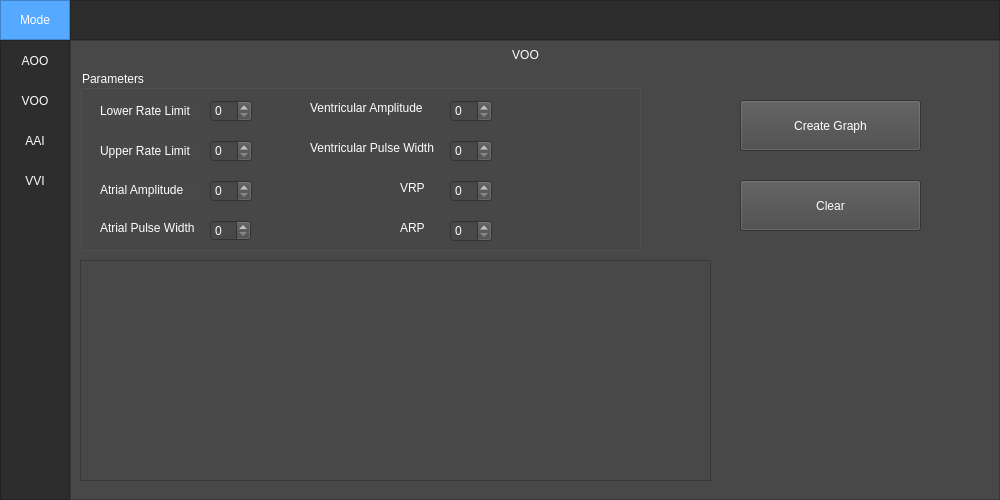
<?xml version="1.0" encoding="UTF-8"?>
<ui version="4.0">
 <class>MainWindow</class>
 <widget class="QMainWindow" name="MainWindow">
  <property name="geometry">
   <rect>
    <x>0</x>
    <y>0</y>
    <width>1000</width>
    <height>500</height>
   </rect>
  </property>
  <property name="windowTitle">
   <string>MainWindow</string>
  </property>
  <widget class="QWidget" name="centralwidget">
   <layout class="QVBoxLayout" name="verticalLayout">
    <property name="spacing">
     <number>0</number>
    </property>
    <property name="leftMargin">
     <number>0</number>
    </property>
    <property name="topMargin">
     <number>0</number>
    </property>
    <property name="rightMargin">
     <number>0</number>
    </property>
    <property name="bottomMargin">
     <number>0</number>
    </property>
    <item>
     <widget class="QFrame" name="Top_Bar">
      <property name="maximumSize">
       <size>
        <width>16777215</width>
        <height>40</height>
       </size>
      </property>
      <property name="autoFillBackground">
       <bool>false</bool>
      </property>
      <property name="styleSheet">
       <string notr="true">background-color: rgb(45, 45, 45);</string>
      </property>
      <property name="frameShape">
       <enum>QFrame::NoFrame</enum>
      </property>
      <property name="frameShadow">
       <enum>QFrame::Raised</enum>
      </property>
      <layout class="QHBoxLayout" name="horizontalLayout">
       <property name="spacing">
        <number>0</number>
       </property>
       <property name="leftMargin">
        <number>0</number>
       </property>
       <property name="topMargin">
        <number>0</number>
       </property>
       <property name="rightMargin">
        <number>0</number>
       </property>
       <property name="bottomMargin">
        <number>0</number>
       </property>
       <item>
        <widget class="QFrame" name="frame_toggle">
         <property name="maximumSize">
          <size>
           <width>70</width>
           <height>40</height>
          </size>
         </property>
         <property name="styleSheet">
          <string notr="true">background-color: rgb(85, 170, 255);</string>
         </property>
         <property name="frameShape">
          <enum>QFrame::StyledPanel</enum>
         </property>
         <property name="frameShadow">
          <enum>QFrame::Raised</enum>
         </property>
         <layout class="QVBoxLayout" name="verticalLayout_2">
          <property name="spacing">
           <number>0</number>
          </property>
          <property name="leftMargin">
           <number>0</number>
          </property>
          <property name="topMargin">
           <number>0</number>
          </property>
          <property name="rightMargin">
           <number>0</number>
          </property>
          <property name="bottomMargin">
           <number>0</number>
          </property>
          <item>
           <widget class="QPushButton" name="Btn_Toggle">
            <property name="sizePolicy">
             <sizepolicy hsizetype="Expanding" vsizetype="Expanding">
              <horstretch>0</horstretch>
              <verstretch>0</verstretch>
             </sizepolicy>
            </property>
            <property name="styleSheet">
             <string notr="true">color: rgb(255, 255, 255);
border: 0px solid;</string>
            </property>
            <property name="text">
             <string>Mode</string>
            </property>
           </widget>
          </item>
         </layout>
        </widget>
       </item>
       <item>
        <widget class="QFrame" name="frame_top">
         <property name="frameShape">
          <enum>QFrame::StyledPanel</enum>
         </property>
         <property name="frameShadow">
          <enum>QFrame::Raised</enum>
         </property>
        </widget>
       </item>
      </layout>
     </widget>
    </item>
    <item>
     <widget class="QFrame" name="Content">
      <property name="styleSheet">
       <string notr="true">background-color: rgb(72, 72, 72);</string>
      </property>
      <property name="frameShape">
       <enum>QFrame::NoFrame</enum>
      </property>
      <property name="frameShadow">
       <enum>QFrame::Raised</enum>
      </property>
      <layout class="QHBoxLayout" name="horizontalLayout_2">
       <property name="spacing">
        <number>0</number>
       </property>
       <property name="leftMargin">
        <number>0</number>
       </property>
       <property name="topMargin">
        <number>0</number>
       </property>
       <property name="rightMargin">
        <number>0</number>
       </property>
       <property name="bottomMargin">
        <number>0</number>
       </property>
       <item>
        <widget class="QFrame" name="frame_left_menu">
         <property name="minimumSize">
          <size>
           <width>70</width>
           <height>0</height>
          </size>
         </property>
         <property name="maximumSize">
          <size>
           <width>70</width>
           <height>16777215</height>
          </size>
         </property>
         <property name="styleSheet">
          <string notr="true">background-color: rgb(45, 45, 45);</string>
         </property>
         <property name="frameShape">
          <enum>QFrame::StyledPanel</enum>
         </property>
         <property name="frameShadow">
          <enum>QFrame::Raised</enum>
         </property>
         <layout class="QVBoxLayout" name="verticalLayout_3">
          <property name="spacing">
           <number>6</number>
          </property>
          <property name="leftMargin">
           <number>0</number>
          </property>
          <property name="topMargin">
           <number>0</number>
          </property>
          <property name="rightMargin">
           <number>0</number>
          </property>
          <property name="bottomMargin">
           <number>0</number>
          </property>
          <item alignment="Qt::AlignTop">
           <widget class="QFrame" name="frame_top_menus">
            <property name="frameShape">
             <enum>QFrame::NoFrame</enum>
            </property>
            <property name="frameShadow">
             <enum>QFrame::Raised</enum>
            </property>
            <layout class="QVBoxLayout" name="verticalLayout_4">
             <property name="spacing">
              <number>0</number>
             </property>
             <property name="leftMargin">
              <number>0</number>
             </property>
             <property name="topMargin">
              <number>0</number>
             </property>
             <property name="rightMargin">
              <number>0</number>
             </property>
             <property name="bottomMargin">
              <number>0</number>
             </property>
             <item>
              <widget class="QPushButton" name="btn_page_1">
               <property name="minimumSize">
                <size>
                 <width>0</width>
                 <height>40</height>
                </size>
               </property>
               <property name="styleSheet">
                <string notr="true">QPushButton{
	color: rgb(255, 255, 255);
	background-color: rgb(45, 45, 45);
	border: 0px solid;
}
</string>
               </property>
               <property name="text">
                <string>AOO</string>
               </property>
              </widget>
             </item>
             <item>
              <widget class="QPushButton" name="btn_page_2">
               <property name="minimumSize">
                <size>
                 <width>0</width>
                 <height>40</height>
                </size>
               </property>
               <property name="styleSheet">
                <string notr="true">QPushButton{
	color: rgb(255, 255, 255);
	background-color: rgb(45, 45, 45);
	border: 0px solid;
}
</string>
               </property>
               <property name="text">
                <string>VOO</string>
               </property>
              </widget>
             </item>
             <item>
              <widget class="QPushButton" name="btn_page_3">
               <property name="minimumSize">
                <size>
                 <width>0</width>
                 <height>40</height>
                </size>
               </property>
               <property name="styleSheet">
                <string notr="true">QPushButton{
	color: rgb(255, 255, 255);
	background-color: rgb(45, 45, 45);
	border: 0px solid;
}
</string>
               </property>
               <property name="text">
                <string>AAI</string>
               </property>
              </widget>
             </item>
             <item>
              <widget class="QPushButton" name="btn_page_4">
               <property name="minimumSize">
                <size>
                 <width>0</width>
                 <height>40</height>
                </size>
               </property>
               <property name="styleSheet">
                <string notr="true">QPushButton{
	color: rgb(255, 255, 255);
	background-color: rgb(45, 45, 45);
	border: 0px solid;
}
</string>
               </property>
               <property name="text">
                <string>VVI</string>
               </property>
              </widget>
             </item>
            </layout>
           </widget>
          </item>
         </layout>
        </widget>
       </item>
       <item>
        <widget class="QFrame" name="frame_pages">
         <property name="frameShape">
          <enum>QFrame::StyledPanel</enum>
         </property>
         <property name="frameShadow">
          <enum>QFrame::Raised</enum>
         </property>
         <layout class="QVBoxLayout" name="verticalLayout_5">
          <item>
           <widget class="QStackedWidget" name="Pages_Widget">
            <property name="currentIndex">
             <number>3</number>
            </property>
            <widget class="QWidget" name="page_1">
             <widget class="QPushButton" name="pushButton_13">
              <property name="geometry">
               <rect>
                <x>660</x>
                <y>50</y>
                <width>181</width>
                <height>51</height>
               </rect>
              </property>
              <property name="styleSheet">
               <string notr="true">color: rgb(255, 255, 255);
font: 700 14pt &quot;Segoe UI&quot;;</string>
              </property>
              <property name="text">
               <string>Create Graph</string>
              </property>
             </widget>
             <widget class="QLabel" name="label_55">
              <property name="geometry">
               <rect>
                <x>390</x>
                <y>-10</y>
                <width>111</width>
                <height>31</height>
               </rect>
              </property>
              <property name="styleSheet">
               <string notr="true">color: rgb(255, 255, 255);
font: 700 14pt &quot;Segoe UI&quot;;
</string>
              </property>
              <property name="text">
               <string>&lt;html&gt;&lt;head/&gt;&lt;body&gt;&lt;p&gt;AOO&lt;/p&gt;&lt;/body&gt;&lt;/html&gt;</string>
              </property>
              <property name="alignment">
               <set>Qt::AlignCenter</set>
              </property>
             </widget>
             <widget class="PlotWidget" name="graphicsView_7">
              <property name="geometry">
               <rect>
                <x>0</x>
                <y>210</y>
                <width>631</width>
                <height>221</height>
               </rect>
              </property>
             </widget>
             <widget class="QPushButton" name="pushButton_14">
              <property name="geometry">
               <rect>
                <x>660</x>
                <y>130</y>
                <width>181</width>
                <height>51</height>
               </rect>
              </property>
              <property name="styleSheet">
               <string notr="true">color: rgb(255, 255, 255);
font: 700 14pt &quot;Segoe UI&quot;;</string>
              </property>
              <property name="text">
               <string>Clear</string>
              </property>
             </widget>
             <widget class="QGroupBox" name="groupBox_7">
              <property name="geometry">
               <rect>
                <x>0</x>
                <y>20</y>
                <width>561</width>
                <height>181</height>
               </rect>
              </property>
              <property name="styleSheet">
               <string notr="true">color: rgb(255, 255, 255);</string>
              </property>
              <property name="title">
               <string>Parameters</string>
              </property>
              <widget class="QLabel" name="label_56">
               <property name="geometry">
                <rect>
                 <x>20</x>
                 <y>30</y>
                 <width>101</width>
                 <height>21</height>
                </rect>
               </property>
               <property name="text">
                <string>Lower Rate Limit</string>
               </property>
              </widget>
              <widget class="QLabel" name="label_57">
               <property name="geometry">
                <rect>
                 <x>20</x>
                 <y>70</y>
                 <width>101</width>
                 <height>21</height>
                </rect>
               </property>
               <property name="text">
                <string>Upper Rate Limit</string>
               </property>
              </widget>
              <widget class="QLabel" name="label_58">
               <property name="geometry">
                <rect>
                 <x>20</x>
                 <y>110</y>
                 <width>101</width>
                 <height>20</height>
                </rect>
               </property>
               <property name="text">
                <string>Atrial Amplitude</string>
               </property>
              </widget>
              <widget class="QLabel" name="label_59">
               <property name="geometry">
                <rect>
                 <x>20</x>
                 <y>150</y>
                 <width>101</width>
                 <height>16</height>
                </rect>
               </property>
               <property name="text">
                <string>Atrial Pulse Width</string>
               </property>
              </widget>
              <widget class="QLabel" name="label_60">
               <property name="geometry">
                <rect>
                 <x>230</x>
                 <y>30</y>
                 <width>121</width>
                 <height>16</height>
                </rect>
               </property>
               <property name="text">
                <string>Ventricular Amplitude</string>
               </property>
              </widget>
              <widget class="QLabel" name="label_61">
               <property name="geometry">
                <rect>
                 <x>230</x>
                 <y>70</y>
                 <width>131</width>
                 <height>16</height>
                </rect>
               </property>
               <property name="text">
                <string>Ventricular Pulse Width</string>
               </property>
              </widget>
              <widget class="QLabel" name="label_62">
               <property name="geometry">
                <rect>
                 <x>320</x>
                 <y>110</y>
                 <width>31</width>
                 <height>16</height>
                </rect>
               </property>
               <property name="text">
                <string>VRP</string>
               </property>
              </widget>
              <widget class="QLabel" name="label_63">
               <property name="geometry">
                <rect>
                 <x>320</x>
                 <y>150</y>
                 <width>31</width>
                 <height>16</height>
                </rect>
               </property>
               <property name="text">
                <string>ARP</string>
               </property>
              </widget>
              <widget class="QSpinBox" name="spinBox_49">
               <property name="geometry">
                <rect>
                 <x>130</x>
                 <y>30</y>
                 <width>42</width>
                 <height>22</height>
                </rect>
               </property>
              </widget>
              <widget class="QSpinBox" name="spinBox_50">
               <property name="geometry">
                <rect>
                 <x>130</x>
                 <y>70</y>
                 <width>42</width>
                 <height>22</height>
                </rect>
               </property>
              </widget>
              <widget class="QSpinBox" name="spinBox_51">
               <property name="geometry">
                <rect>
                 <x>130</x>
                 <y>110</y>
                 <width>42</width>
                 <height>22</height>
                </rect>
               </property>
              </widget>
              <widget class="QSpinBox" name="spinBox_52">
               <property name="geometry">
                <rect>
                 <x>130</x>
                 <y>150</y>
                 <width>41</width>
                 <height>21</height>
                </rect>
               </property>
              </widget>
              <widget class="QSpinBox" name="spinBox_53">
               <property name="geometry">
                <rect>
                 <x>370</x>
                 <y>30</y>
                 <width>42</width>
                 <height>22</height>
                </rect>
               </property>
              </widget>
              <widget class="QSpinBox" name="spinBox_54">
               <property name="geometry">
                <rect>
                 <x>370</x>
                 <y>70</y>
                 <width>42</width>
                 <height>22</height>
                </rect>
               </property>
              </widget>
              <widget class="QSpinBox" name="spinBox_55">
               <property name="geometry">
                <rect>
                 <x>370</x>
                 <y>110</y>
                 <width>42</width>
                 <height>22</height>
                </rect>
               </property>
              </widget>
              <widget class="QSpinBox" name="spinBox_56">
               <property name="geometry">
                <rect>
                 <x>370</x>
                 <y>150</y>
                 <width>42</width>
                 <height>22</height>
                </rect>
               </property>
              </widget>
             </widget>
            </widget>
            <widget class="QWidget" name="page_4">
             <widget class="QGroupBox" name="groupBox">
              <property name="geometry">
               <rect>
                <x>0</x>
                <y>20</y>
                <width>561</width>
                <height>181</height>
               </rect>
              </property>
              <property name="styleSheet">
               <string notr="true">color: rgb(255, 255, 255);</string>
              </property>
              <property name="title">
               <string>Parameters</string>
              </property>
              <widget class="QLabel" name="label_2">
               <property name="geometry">
                <rect>
                 <x>20</x>
                 <y>30</y>
                 <width>101</width>
                 <height>21</height>
                </rect>
               </property>
               <property name="text">
                <string>Lower Rate Limit</string>
               </property>
              </widget>
              <widget class="QLabel" name="label_3">
               <property name="geometry">
                <rect>
                 <x>20</x>
                 <y>70</y>
                 <width>101</width>
                 <height>21</height>
                </rect>
               </property>
               <property name="text">
                <string>Upper Rate Limit</string>
               </property>
              </widget>
              <widget class="QLabel" name="label_4">
               <property name="geometry">
                <rect>
                 <x>20</x>
                 <y>110</y>
                 <width>101</width>
                 <height>20</height>
                </rect>
               </property>
               <property name="text">
                <string>Atrial Amplitude</string>
               </property>
              </widget>
              <widget class="QLabel" name="label_5">
               <property name="geometry">
                <rect>
                 <x>20</x>
                 <y>150</y>
                 <width>101</width>
                 <height>16</height>
                </rect>
               </property>
               <property name="text">
                <string>Atrial Pulse Width</string>
               </property>
              </widget>
              <widget class="QLabel" name="label_6">
               <property name="geometry">
                <rect>
                 <x>230</x>
                 <y>30</y>
                 <width>121</width>
                 <height>16</height>
                </rect>
               </property>
               <property name="text">
                <string>Ventricular Amplitude</string>
               </property>
              </widget>
              <widget class="QLabel" name="label_7">
               <property name="geometry">
                <rect>
                 <x>230</x>
                 <y>70</y>
                 <width>131</width>
                 <height>16</height>
                </rect>
               </property>
               <property name="text">
                <string>Ventricular Pulse Width</string>
               </property>
              </widget>
              <widget class="QLabel" name="label_8">
               <property name="geometry">
                <rect>
                 <x>320</x>
                 <y>110</y>
                 <width>31</width>
                 <height>16</height>
                </rect>
               </property>
               <property name="text">
                <string>VRP</string>
               </property>
              </widget>
              <widget class="QLabel" name="label_9">
               <property name="geometry">
                <rect>
                 <x>320</x>
                 <y>150</y>
                 <width>31</width>
                 <height>16</height>
                </rect>
               </property>
               <property name="text">
                <string>ARP</string>
               </property>
              </widget>
              <widget class="QSpinBox" name="spinBox">
               <property name="geometry">
                <rect>
                 <x>130</x>
                 <y>30</y>
                 <width>42</width>
                 <height>22</height>
                </rect>
               </property>
              </widget>
              <widget class="QSpinBox" name="spinBox_2">
               <property name="geometry">
                <rect>
                 <x>130</x>
                 <y>70</y>
                 <width>42</width>
                 <height>22</height>
                </rect>
               </property>
              </widget>
              <widget class="QSpinBox" name="spinBox_3">
               <property name="geometry">
                <rect>
                 <x>130</x>
                 <y>110</y>
                 <width>42</width>
                 <height>22</height>
                </rect>
               </property>
              </widget>
              <widget class="QSpinBox" name="spinBox_4">
               <property name="geometry">
                <rect>
                 <x>130</x>
                 <y>150</y>
                 <width>41</width>
                 <height>21</height>
                </rect>
               </property>
              </widget>
              <widget class="QSpinBox" name="spinBox_5">
               <property name="geometry">
                <rect>
                 <x>370</x>
                 <y>30</y>
                 <width>42</width>
                 <height>22</height>
                </rect>
               </property>
              </widget>
              <widget class="QSpinBox" name="spinBox_6">
               <property name="geometry">
                <rect>
                 <x>370</x>
                 <y>70</y>
                 <width>42</width>
                 <height>22</height>
                </rect>
               </property>
              </widget>
              <widget class="QSpinBox" name="spinBox_7">
               <property name="geometry">
                <rect>
                 <x>370</x>
                 <y>110</y>
                 <width>42</width>
                 <height>22</height>
                </rect>
               </property>
              </widget>
              <widget class="QSpinBox" name="spinBox_8">
               <property name="geometry">
                <rect>
                 <x>370</x>
                 <y>150</y>
                 <width>42</width>
                 <height>22</height>
                </rect>
               </property>
              </widget>
             </widget>
             <widget class="QLabel" name="label">
              <property name="geometry">
               <rect>
                <x>390</x>
                <y>-10</y>
                <width>111</width>
                <height>31</height>
               </rect>
              </property>
              <property name="styleSheet">
               <string notr="true">font: 700 14pt &quot;Segoe UI&quot;;
color: rgb(255, 255, 255);</string>
              </property>
              <property name="text">
               <string>&lt;html&gt;&lt;head/&gt;&lt;body&gt;&lt;p&gt;&lt;span style=&quot; font-size:16pt; font-weight:700; color:#ffffff;&quot;&gt;VVI&lt;/span&gt;&lt;/p&gt;&lt;/body&gt;&lt;/html&gt;</string>
              </property>
              <property name="alignment">
               <set>Qt::AlignCenter</set>
              </property>
             </widget>
             <widget class="PlotWidget" name="graphicsView">
              <property name="geometry">
               <rect>
                <x>0</x>
                <y>210</y>
                <width>631</width>
                <height>221</height>
               </rect>
              </property>
             </widget>
             <widget class="QPushButton" name="pushButton">
              <property name="geometry">
               <rect>
                <x>660</x>
                <y>50</y>
                <width>181</width>
                <height>51</height>
               </rect>
              </property>
              <property name="styleSheet">
               <string notr="true">color: rgb(255, 255, 255);
font: 700 14pt &quot;Segoe UI&quot;;</string>
              </property>
              <property name="text">
               <string>Create Graph</string>
              </property>
             </widget>
             <widget class="QPushButton" name="pushButton_2">
              <property name="geometry">
               <rect>
                <x>660</x>
                <y>130</y>
                <width>181</width>
                <height>51</height>
               </rect>
              </property>
              <property name="styleSheet">
               <string notr="true">color: rgb(255, 255, 255);
font: 700 14pt &quot;Segoe UI&quot;;</string>
              </property>
              <property name="text">
               <string>Clear</string>
              </property>
             </widget>
            </widget>
            <widget class="QWidget" name="page_3">
             <widget class="QPushButton" name="pushButton_9">
              <property name="geometry">
               <rect>
                <x>660</x>
                <y>50</y>
                <width>181</width>
                <height>51</height>
               </rect>
              </property>
              <property name="styleSheet">
               <string notr="true">color: rgb(255, 255, 255);
font: 700 14pt &quot;Segoe UI&quot;;</string>
              </property>
              <property name="text">
               <string>Create Graph</string>
              </property>
             </widget>
             <widget class="QLabel" name="label_37">
              <property name="geometry">
               <rect>
                <x>390</x>
                <y>-10</y>
                <width>111</width>
                <height>31</height>
               </rect>
              </property>
              <property name="styleSheet">
               <string notr="true">font: 700 14pt &quot;Segoe UI&quot;;
color: rgb(255, 255, 255);</string>
              </property>
              <property name="text">
               <string>&lt;html&gt;&lt;head/&gt;&lt;body&gt;&lt;p&gt;AAI&lt;/p&gt;&lt;/body&gt;&lt;/html&gt;</string>
              </property>
              <property name="alignment">
               <set>Qt::AlignCenter</set>
              </property>
             </widget>
             <widget class="PlotWidget" name="graphicsView_5">
              <property name="geometry">
               <rect>
                <x>0</x>
                <y>210</y>
                <width>631</width>
                <height>221</height>
               </rect>
              </property>
             </widget>
             <widget class="QPushButton" name="pushButton_10">
              <property name="geometry">
               <rect>
                <x>660</x>
                <y>130</y>
                <width>181</width>
                <height>51</height>
               </rect>
              </property>
              <property name="styleSheet">
               <string notr="true">color: rgb(255, 255, 255);
font: 700 14pt &quot;Segoe UI&quot;;</string>
              </property>
              <property name="text">
               <string>Clear</string>
              </property>
             </widget>
             <widget class="QGroupBox" name="groupBox_5">
              <property name="geometry">
               <rect>
                <x>0</x>
                <y>20</y>
                <width>561</width>
                <height>181</height>
               </rect>
              </property>
              <property name="styleSheet">
               <string notr="true">color: rgb(255, 255, 255);</string>
              </property>
              <property name="title">
               <string>Parameters</string>
              </property>
              <widget class="QLabel" name="label_38">
               <property name="geometry">
                <rect>
                 <x>20</x>
                 <y>30</y>
                 <width>101</width>
                 <height>21</height>
                </rect>
               </property>
               <property name="text">
                <string>Lower Rate Limit</string>
               </property>
              </widget>
              <widget class="QLabel" name="label_39">
               <property name="geometry">
                <rect>
                 <x>20</x>
                 <y>70</y>
                 <width>101</width>
                 <height>21</height>
                </rect>
               </property>
               <property name="text">
                <string>Upper Rate Limit</string>
               </property>
              </widget>
              <widget class="QLabel" name="label_40">
               <property name="geometry">
                <rect>
                 <x>20</x>
                 <y>110</y>
                 <width>101</width>
                 <height>20</height>
                </rect>
               </property>
               <property name="text">
                <string>Atrial Amplitude</string>
               </property>
              </widget>
              <widget class="QLabel" name="label_41">
               <property name="geometry">
                <rect>
                 <x>20</x>
                 <y>150</y>
                 <width>101</width>
                 <height>16</height>
                </rect>
               </property>
               <property name="text">
                <string>Atrial Pulse Width</string>
               </property>
              </widget>
              <widget class="QLabel" name="label_42">
               <property name="geometry">
                <rect>
                 <x>230</x>
                 <y>30</y>
                 <width>121</width>
                 <height>16</height>
                </rect>
               </property>
               <property name="text">
                <string>Ventricular Amplitude</string>
               </property>
              </widget>
              <widget class="QLabel" name="label_43">
               <property name="geometry">
                <rect>
                 <x>230</x>
                 <y>70</y>
                 <width>131</width>
                 <height>16</height>
                </rect>
               </property>
               <property name="text">
                <string>Ventricular Pulse Width</string>
               </property>
              </widget>
              <widget class="QLabel" name="label_44">
               <property name="geometry">
                <rect>
                 <x>320</x>
                 <y>110</y>
                 <width>31</width>
                 <height>16</height>
                </rect>
               </property>
               <property name="text">
                <string>VRP</string>
               </property>
              </widget>
              <widget class="QLabel" name="label_45">
               <property name="geometry">
                <rect>
                 <x>320</x>
                 <y>150</y>
                 <width>31</width>
                 <height>16</height>
                </rect>
               </property>
               <property name="text">
                <string>ARP</string>
               </property>
              </widget>
              <widget class="QSpinBox" name="spinBox_33">
               <property name="geometry">
                <rect>
                 <x>130</x>
                 <y>30</y>
                 <width>42</width>
                 <height>22</height>
                </rect>
               </property>
              </widget>
              <widget class="QSpinBox" name="spinBox_34">
               <property name="geometry">
                <rect>
                 <x>130</x>
                 <y>70</y>
                 <width>42</width>
                 <height>22</height>
                </rect>
               </property>
              </widget>
              <widget class="QSpinBox" name="spinBox_35">
               <property name="geometry">
                <rect>
                 <x>130</x>
                 <y>110</y>
                 <width>42</width>
                 <height>22</height>
                </rect>
               </property>
              </widget>
              <widget class="QSpinBox" name="spinBox_36">
               <property name="geometry">
                <rect>
                 <x>130</x>
                 <y>150</y>
                 <width>41</width>
                 <height>21</height>
                </rect>
               </property>
              </widget>
              <widget class="QSpinBox" name="spinBox_37">
               <property name="geometry">
                <rect>
                 <x>370</x>
                 <y>30</y>
                 <width>42</width>
                 <height>22</height>
                </rect>
               </property>
              </widget>
              <widget class="QSpinBox" name="spinBox_38">
               <property name="geometry">
                <rect>
                 <x>370</x>
                 <y>70</y>
                 <width>42</width>
                 <height>22</height>
                </rect>
               </property>
              </widget>
              <widget class="QSpinBox" name="spinBox_39">
               <property name="geometry">
                <rect>
                 <x>370</x>
                 <y>110</y>
                 <width>42</width>
                 <height>22</height>
                </rect>
               </property>
              </widget>
              <widget class="QSpinBox" name="spinBox_40">
               <property name="geometry">
                <rect>
                 <x>370</x>
                 <y>150</y>
                 <width>42</width>
                 <height>22</height>
                </rect>
               </property>
              </widget>
             </widget>
            </widget>
            <widget class="QWidget" name="page_2">
             <widget class="QPushButton" name="pushButton_11">
              <property name="geometry">
               <rect>
                <x>660</x>
                <y>50</y>
                <width>181</width>
                <height>51</height>
               </rect>
              </property>
              <property name="styleSheet">
               <string notr="true">color: rgb(255, 255, 255);
font: 700 14pt &quot;Segoe UI&quot;;</string>
              </property>
              <property name="text">
               <string>Create Graph</string>
              </property>
             </widget>
             <widget class="QLabel" name="label_46">
              <property name="geometry">
               <rect>
                <x>390</x>
                <y>-10</y>
                <width>111</width>
                <height>31</height>
               </rect>
              </property>
              <property name="styleSheet">
               <string notr="true">font: 700 14pt &quot;Segoe UI&quot;;
color: rgb(255, 255, 255);</string>
              </property>
              <property name="text">
               <string>&lt;html&gt;&lt;head/&gt;&lt;body&gt;&lt;p&gt;VOO&lt;/p&gt;&lt;/body&gt;&lt;/html&gt;</string>
              </property>
              <property name="alignment">
               <set>Qt::AlignCenter</set>
              </property>
             </widget>
             <widget class="PlotWidget" name="graphicsView_6">
              <property name="geometry">
               <rect>
                <x>0</x>
                <y>210</y>
                <width>631</width>
                <height>221</height>
               </rect>
              </property>
             </widget>
             <widget class="QPushButton" name="pushButton_12">
              <property name="geometry">
               <rect>
                <x>660</x>
                <y>130</y>
                <width>181</width>
                <height>51</height>
               </rect>
              </property>
              <property name="styleSheet">
               <string notr="true">color: rgb(255, 255, 255);
font: 700 14pt &quot;Segoe UI&quot;;</string>
              </property>
              <property name="text">
               <string>Clear</string>
              </property>
             </widget>
             <widget class="QGroupBox" name="groupBox_6">
              <property name="geometry">
               <rect>
                <x>0</x>
                <y>20</y>
                <width>561</width>
                <height>181</height>
               </rect>
              </property>
              <property name="styleSheet">
               <string notr="true">color: rgb(255, 255, 255);</string>
              </property>
              <property name="title">
               <string>Parameters</string>
              </property>
              <widget class="QLabel" name="label_47">
               <property name="geometry">
                <rect>
                 <x>20</x>
                 <y>30</y>
                 <width>101</width>
                 <height>21</height>
                </rect>
               </property>
               <property name="text">
                <string>Lower Rate Limit</string>
               </property>
              </widget>
              <widget class="QLabel" name="label_48">
               <property name="geometry">
                <rect>
                 <x>20</x>
                 <y>70</y>
                 <width>101</width>
                 <height>21</height>
                </rect>
               </property>
               <property name="text">
                <string>Upper Rate Limit</string>
               </property>
              </widget>
              <widget class="QLabel" name="label_49">
               <property name="geometry">
                <rect>
                 <x>20</x>
                 <y>110</y>
                 <width>101</width>
                 <height>20</height>
                </rect>
               </property>
               <property name="text">
                <string>Atrial Amplitude</string>
               </property>
              </widget>
              <widget class="QLabel" name="label_50">
               <property name="geometry">
                <rect>
                 <x>20</x>
                 <y>150</y>
                 <width>101</width>
                 <height>16</height>
                </rect>
               </property>
               <property name="text">
                <string>Atrial Pulse Width</string>
               </property>
              </widget>
              <widget class="QLabel" name="label_51">
               <property name="geometry">
                <rect>
                 <x>230</x>
                 <y>30</y>
                 <width>121</width>
                 <height>16</height>
                </rect>
               </property>
               <property name="text">
                <string>Ventricular Amplitude</string>
               </property>
              </widget>
              <widget class="QLabel" name="label_52">
               <property name="geometry">
                <rect>
                 <x>230</x>
                 <y>70</y>
                 <width>131</width>
                 <height>16</height>
                </rect>
               </property>
               <property name="text">
                <string>Ventricular Pulse Width</string>
               </property>
              </widget>
              <widget class="QLabel" name="label_53">
               <property name="geometry">
                <rect>
                 <x>320</x>
                 <y>110</y>
                 <width>31</width>
                 <height>16</height>
                </rect>
               </property>
               <property name="text">
                <string>VRP</string>
               </property>
              </widget>
              <widget class="QLabel" name="label_54">
               <property name="geometry">
                <rect>
                 <x>320</x>
                 <y>150</y>
                 <width>31</width>
                 <height>16</height>
                </rect>
               </property>
               <property name="text">
                <string>ARP</string>
               </property>
              </widget>
              <widget class="QSpinBox" name="spinBox_41">
               <property name="geometry">
                <rect>
                 <x>130</x>
                 <y>30</y>
                 <width>42</width>
                 <height>22</height>
                </rect>
               </property>
              </widget>
              <widget class="QSpinBox" name="spinBox_42">
               <property name="geometry">
                <rect>
                 <x>130</x>
                 <y>70</y>
                 <width>42</width>
                 <height>22</height>
                </rect>
               </property>
              </widget>
              <widget class="QSpinBox" name="spinBox_43">
               <property name="geometry">
                <rect>
                 <x>130</x>
                 <y>110</y>
                 <width>42</width>
                 <height>22</height>
                </rect>
               </property>
              </widget>
              <widget class="QSpinBox" name="spinBox_44">
               <property name="geometry">
                <rect>
                 <x>130</x>
                 <y>150</y>
                 <width>41</width>
                 <height>21</height>
                </rect>
               </property>
              </widget>
              <widget class="QSpinBox" name="spinBox_45">
               <property name="geometry">
                <rect>
                 <x>370</x>
                 <y>30</y>
                 <width>42</width>
                 <height>22</height>
                </rect>
               </property>
              </widget>
              <widget class="QSpinBox" name="spinBox_46">
               <property name="geometry">
                <rect>
                 <x>370</x>
                 <y>70</y>
                 <width>42</width>
                 <height>22</height>
                </rect>
               </property>
              </widget>
              <widget class="QSpinBox" name="spinBox_47">
               <property name="geometry">
                <rect>
                 <x>370</x>
                 <y>110</y>
                 <width>42</width>
                 <height>22</height>
                </rect>
               </property>
              </widget>
              <widget class="QSpinBox" name="spinBox_48">
               <property name="geometry">
                <rect>
                 <x>370</x>
                 <y>150</y>
                 <width>42</width>
                 <height>22</height>
                </rect>
               </property>
              </widget>
             </widget>
            </widget>
           </widget>
          </item>
         </layout>
        </widget>
       </item>
      </layout>
     </widget>
    </item>
   </layout>
  </widget>
 </widget>
 <customwidgets>
  <customwidget>
   <class>PlotWidget</class>
   <extends>QGraphicsView</extends>
   <header>pyqtgraph</header>
  </customwidget>
 </customwidgets>
 <resources/>
 <connections/>
</ui>
